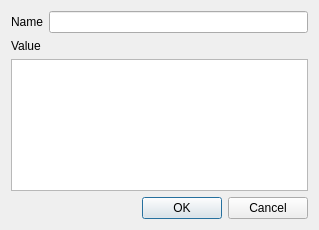
<?xml version="1.0" encoding="UTF-8"?>
<ui version="4.0">
 <class>EditQualifierDialog</class>
 <widget class="QDialog" name="EditQualifierDialog">
  <property name="geometry">
   <rect>
    <x>0</x>
    <y>0</y>
    <width>319</width>
    <height>230</height>
   </rect>
  </property>
  <property name="windowTitle">
   <string>Edit qualifier</string>
  </property>
  <layout class="QVBoxLayout" name="verticalLayout">
   <item>
    <layout class="QHBoxLayout" name="horizontalLayout">
     <item>
      <widget class="QLabel" name="label">
       <property name="text">
        <string>Name</string>
       </property>
      </widget>
     </item>
     <item>
      <widget class="QLineEdit" name="nameEdit">
       <property name="maxLength">
        <number>20</number>
       </property>
      </widget>
     </item>
    </layout>
   </item>
   <item>
    <widget class="QLabel" name="label_2">
     <property name="text">
      <string>Value</string>
     </property>
    </widget>
   </item>
   <item>
    <widget class="QTextEdit" name="valueEdit">
     <property name="acceptRichText">
      <bool>false</bool>
     </property>
    </widget>
   </item>
   <item>
    <layout class="QHBoxLayout" name="horizontalLayout_2">
     <item>
      <spacer name="horizontalSpacer">
       <property name="orientation">
        <enum>Qt::Horizontal</enum>
       </property>
       <property name="sizeHint" stdset="0">
        <size>
         <width>40</width>
         <height>20</height>
        </size>
       </property>
      </spacer>
     </item>
     <item>
      <widget class="QPushButton" name="okButton">
       <property name="text">
        <string>OK</string>
       </property>
       <property name="default">
        <bool>true</bool>
       </property>
      </widget>
     </item>
     <item>
      <widget class="QPushButton" name="cancelButton">
       <property name="text">
        <string>Cancel</string>
       </property>
      </widget>
     </item>
    </layout>
   </item>
  </layout>
 </widget>
 <resources/>
 <connections>
  <connection>
   <sender>cancelButton</sender>
   <signal>clicked()</signal>
   <receiver>EditQualifierDialog</receiver>
   <slot>reject()</slot>
   <hints>
    <hint type="sourcelabel">
     <x>351</x>
     <y>161</y>
    </hint>
    <hint type="destinationlabel">
     <x>241</x>
     <y>91</y>
    </hint>
   </hints>
  </connection>
  <connection>
   <sender>nameEdit</sender>
   <signal>returnPressed()</signal>
   <receiver>EditQualifierDialog</receiver>
   <slot>accept()</slot>
   <hints>
    <hint type="sourcelabel">
     <x>257</x>
     <y>19</y>
    </hint>
    <hint type="destinationlabel">
     <x>241</x>
     <y>91</y>
    </hint>
   </hints>
  </connection>
  <connection>
   <sender>okButton</sender>
   <signal>clicked()</signal>
   <receiver>EditQualifierDialog</receiver>
   <slot>accept()</slot>
   <hints>
    <hint type="sourcelabel">
     <x>270</x>
     <y>207</y>
    </hint>
    <hint type="destinationlabel">
     <x>159</x>
     <y>114</y>
    </hint>
   </hints>
  </connection>
 </connections>
</ui>
